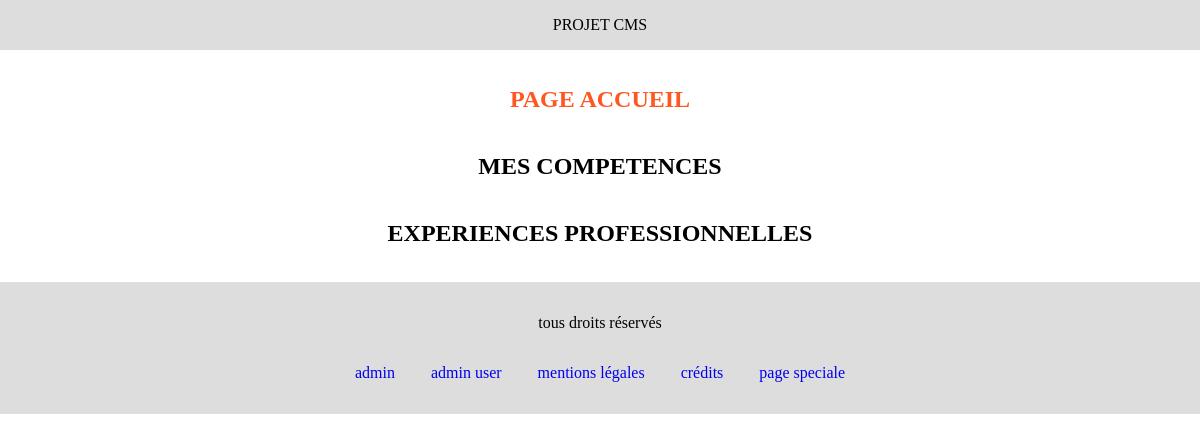
/projet-cms/index.php, run on an earlier commit of the app's database.
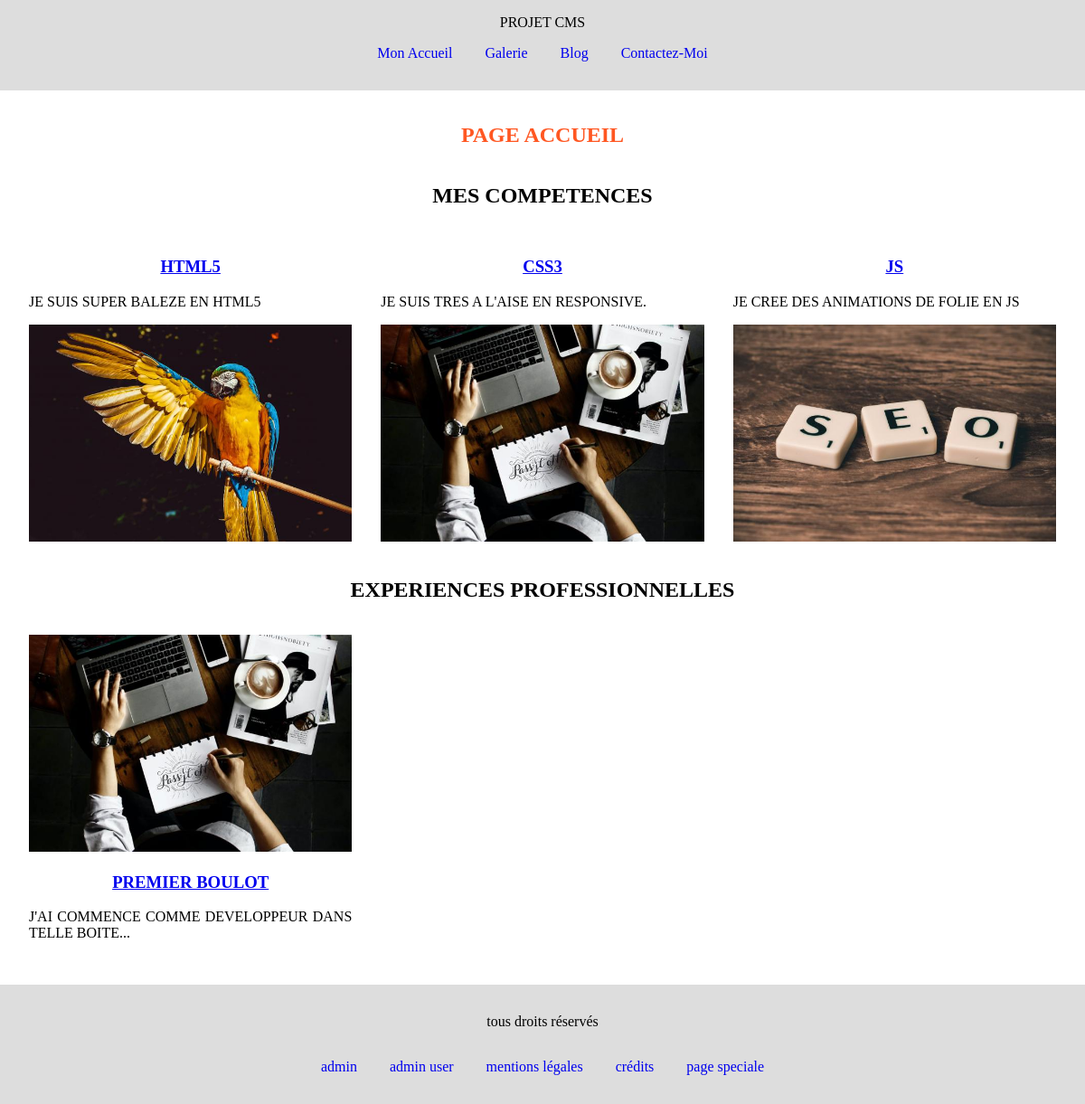
And on a later commit of the database.
### tables this page shows
CREATE TABLE `page` (
  `id` int(11) NOT NULL,
  `url` varchar(160) NOT NULL,
  `template` varchar(160) NOT NULL,
  `titre` varchar(160) NOT NULL,
  `contenu` text NOT NULL,
  `categorie` varchar(160) NOT NULL,
  `image` varchar(160) NOT NULL,
  `datePublication` datetime NOT NULL
);

### projet-cms/php/controller/fonctions.php (called while the page is built, shortened)
<?php
function lireUri ()
{
    $uri = $_SERVER["REQUEST_URI"];
    $tabUrl = parse_url($uri);
    extract($tabUrl);
    $tabChemin = pathinfo($path);
    extract($tabChemin);
    return $filename;
}

### projet-cms/php/model/fonctions-sql.php (called while the page is built, shortened)
<?php
class Model
{
    static function stockerRequete ($sth)
    {
        $texte = ob_get_clean();
    }
    static function afficherDebug ()
    {
        print_r($_REQUEST);
        print_r($_FILES);
    }
}
function envoyerRequeteSql ($requeteSQL, $tabAsso)
{
    $user       = Model::$user;
    $password   = Model::$password;
    $hostSQL    = Model::$hostSQL;
    $portSQL    = Model::$portSQL;
    $database   = Model::$database;
    $mysql        = "mysql:host=$hostSQL;port=$portSQL;dbname=$database;charset=utf8";
    try {
        if (Model::$dbh == null) {
            Model::$dbh = new PDO($mysql, $user, $password);
        }
        $sth = Model::$dbh->prepare($requeteSQL);
        $sth->execute($tabAsso);
        return $sth;
    } catch (PDOException $e) {
        echo 'Connexion échouée : ' . $e->getMessage();
    }
}
function lireLigne ($table, $colonne, $valeurFiltre, $tri="id DESC")
{
    $ligneTri = "";
    if ($tri != "") $ligneTri = "ORDER BY $tri";
    $requeteSQL =
    <<<x
    SELECT * FROM $table
    WHERE $colonne = '$valeurFiltre'
    $ligneTri
    x;
    $resultat = envoyerRequeteSql($requeteSQL, []);
    $tabLigne = $resultat->fetchAll(PDO::FETCH_ASSOC);
    return $tabLigne;
}

### projet-cms/php/view/section-index.php (the view)
<section>
    <h1>PAGE ACCUEIL</h1>
</section>
<section class="blog">
    <h2>MES COMPETENCES</h2>
    <?php
$tabLigne = lireLigne("page", "categorie", "competences", "datePublication ASC");
foreach($tabLigne as $ligneAsso)
{
    extract($ligneAsso);
    $imageMini = str_replace("/upload/", "/mini/", $image);
    echo
    <<<x
    <article>
        <h3><a href="$url.php">$titre</a></h3>
        <p>$contenu</p>
        <img src="$imageMini" alt="$titre">
    </article>
    x;
}
?>
</section>
<section class="blog">
    <h2>EXPERIENCES PROFESSIONNELLES</h2>
    <?php
$tabLigne = lireLigne("page", "categorie", "experiences", "datePublication DESC");
foreach($tabLigne as $ligneAsso)
{
    extract($ligneAsso);
    $imageMini = str_replace("/upload/", "/mini/", $image);
    echo
    <<<x
    <article>
        <img src="$imageMini" alt="$titre">
        <h3><a href="$url.php">$titre</a></h3>
        <p>$contenu</p>
    </article>
    x;
}
?>
</section>

### projet-cms/index.php (shortened to what this page needs)
<?php
require_once "php/model/fonctions-sql.php";
require_once "php/controller/fonctions.php";
$urlDemandee = lireUri();
$tabRouteur = [
    "index"             => [ "header", "section-index",      "footer" ],
    "galerie"           => [ "header", "section-galerie",    "footer" ],
    "blog"              => [ "header", "section-blog",       "footer" ],
    "contact"           => [ "header", "section-contact",    "footer" ],
    "admin"             => [ "header", "section-admin",      "footer" ],
    "admin-user"        => [ "header", "section-admin-user", "footer" ],
    "page-speciale"     => [ "template-page" ]
];
$tabTemplate = $tabRouteur[$urlDemandee] ?? [];
foreach($tabTemplate as $fichierView)
{
    require_once "php/view/$fichierView.php";
}

### projet-cms/php/view/header.php (shortened to what this page needs)
<!DOCTYPE html>
<html lang="fr">
<head>
    <link rel="stylesheet" href="assets/css/style.css">
</head>
<body>
    <header>
        <div>PROJET CMS</div>
        <nav>
        <?php
$tabLigne = lireLigne("page", "categorie", "menu-principal", "datePublication ASC");
foreach($tabLigne as $ligneAsso)
{
    extract($ligneAsso);
    echo
    <<<x
    <a href="$url">$titre</a>
    x;
}
?>
        </nav>
    </header>
    <main>

### projet-cms/php/view/footer.php (shortened to what this page needs)
    </main>
    <footer>
        <p>tous droits réservés</p>
        <nav>
            <a href="admin.php">admin</a>
            <a href="admin-user.php">admin user</a>
            <a href="mentions-legales.php">mentions légales</a>
            <a href="credits.php">crédits</a>
            <a href="page-speciale.php">page speciale</a>
        </nav>
    </footer>
</body>
</html>

### projet-cms/assets/css/style.css (style rules this page uses)
html, body { width: 100%; height:100%; padding: 0; margin:0; font-size:16px; }
* { box-sizing: border-box; }
img { width:100%; max-height:50vh; object-fit: cover; }
header, main, footer { padding:1rem; }
header, footer { text-align: center; background-color: #dddddd; }
h1, h2, h3, p { text-align: center; }
article p { max-width: 800px; text-align: justify; }
h1 { color:#ff5722; }
nav a { text-decoration: none; display:inline-block; padding:1rem; }
h2, h3, table { width:100%; }
section.blog { display: flex; flex-wrap: wrap; }
section.blog article { width: calc(100% / 3); padding: 1rem; }
section.blog article img { height:30vh; }

What changed in the data, as far as the page shows it:
added page: titre "Mon Accueil"
added page: titre "Galerie"
added page: titre "Blog"
added page: titre "Contactez-Moi"
added page: titre "HTML5", contenu "JE SUIS SUPER BALEZE EN HTML5", image (picture)
added page: titre "CSS3", contenu "JE SUIS TRES A L'AISE EN RESPONSIVE.", image (picture)
added page: titre "JS", contenu "JE CREE DES ANIMATIONS DE FOLIE EN JS", image (picture)
added page: image (picture), titre "PREMIER BOULOT", contenu "J'AI COMMENCE COMME DEVELOPPEUR DANS TELLE BOITE..."
